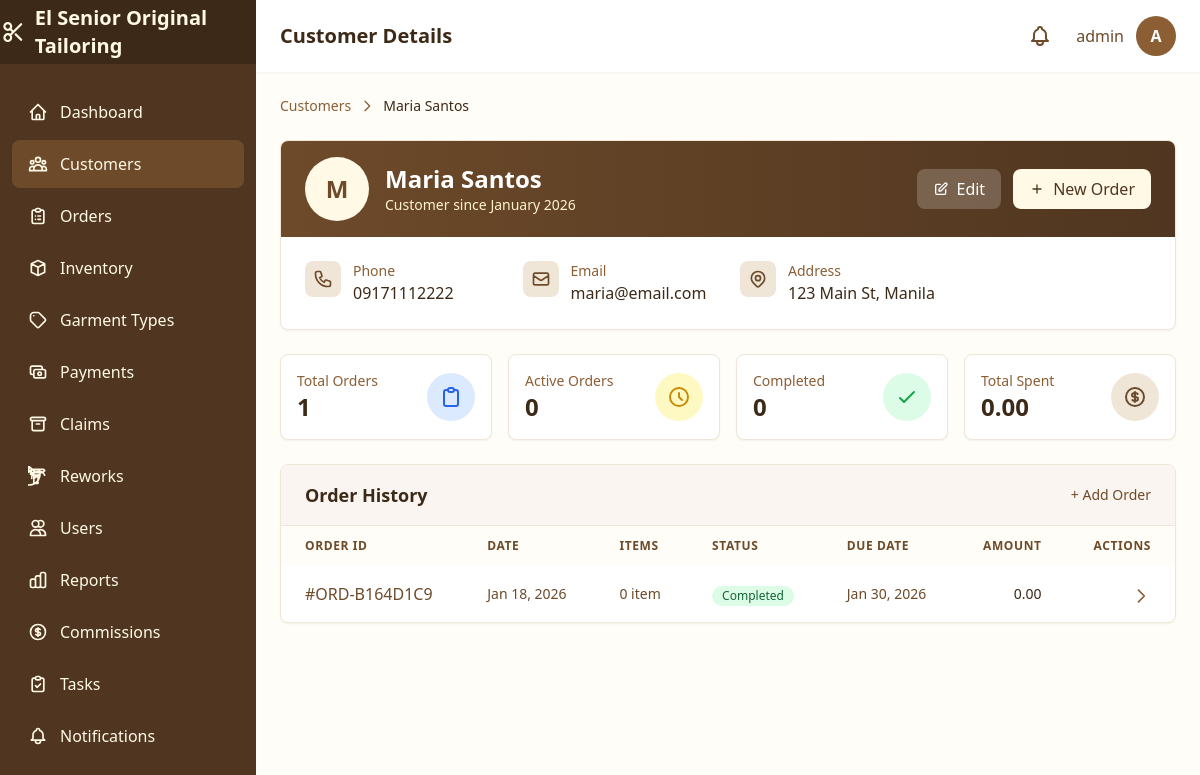
Page /customers/1/ (signed in) on the earlier database version.
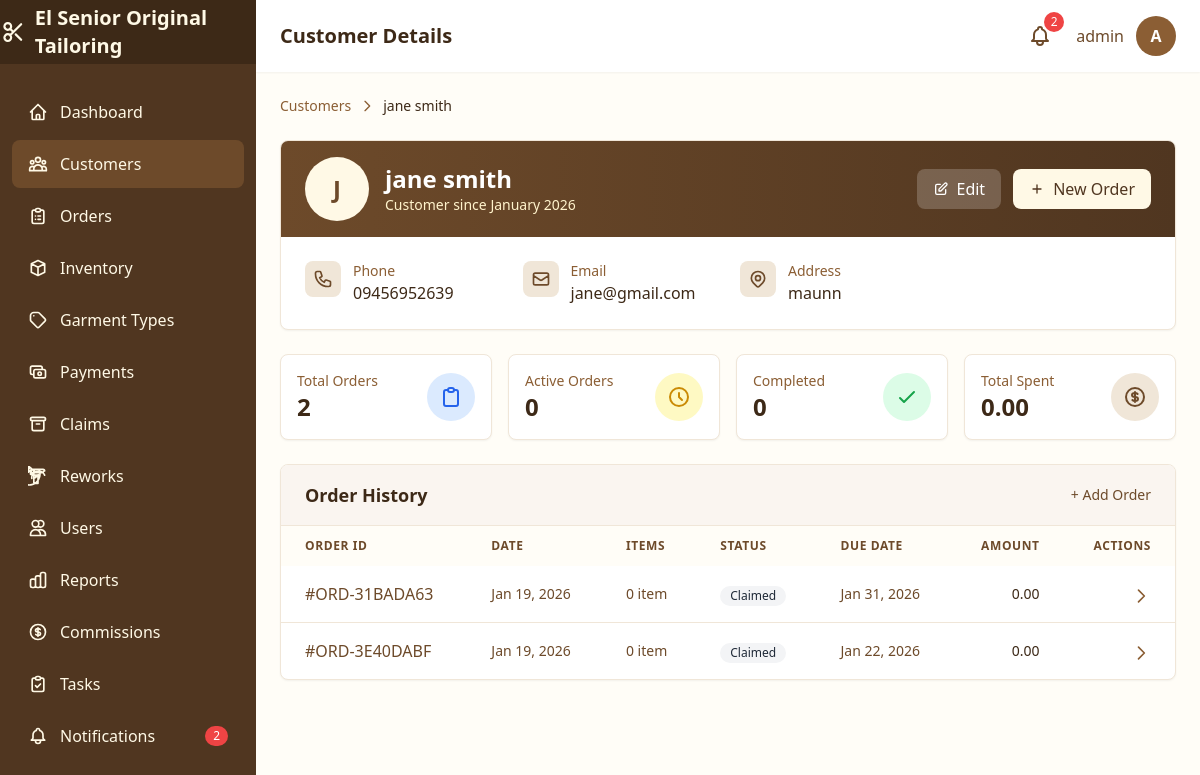
Same page on the later database version.
### core/models.py (models this page shows, shortened)
class Customer(models.Model):
    name = models.CharField(max_length=200)
    contact_number = models.CharField(max_length=20)
    address = models.TextField(blank=True)
    email = models.EmailField(blank=True)
    created_at = models.DateTimeField(auto_now_add=True)
    updated_at = models.DateTimeField(auto_now=True)
    class Meta:
        ordering = ['-created_at']

class Order(models.Model):
    STATUS_CHOICES = [
        ('pending', 'Pending'),
        ('in_progress', 'In Progress'),
        ('completed', 'Completed'),
        ('delivered', 'Claimed'),
        ('for_adjustment', 'For Adjustment/Rework'),
        ('ready_for_reclaim', 'Ready for Re-Claim'),
        ('cancelled', 'Cancelled'),
    ]
    order_number = models.CharField(max_length=50, unique=True, editable=False)
    customer = models.ForeignKey(
        Customer,
        on_delete=models.PROTECT,
        related_name='orders'
    )
    garment_type = models.ForeignKey(
        GarmentType,
        on_delete=models.PROTECT
    )
    fabric = models.ForeignKey(
        Fabric,
        on_delete=models.PROTECT
    )
    quantity = models.PositiveIntegerField(default=1)
    fabric_meters_used = models.DecimalField(
        max_digits=10,
        decimal_places=2
    )
    measurements = models.JSONField(default=dict, blank=True)
    special_instructions = models.TextField(blank=True)
    total_price = models.DecimalField(max_digits=10, decimal_places=2)
    deposit_amount = models.DecimalField(max_digits=10, decimal_places=2)
    balance_amount = models.DecimalField(max_digits=10, decimal_places=2)
    status = models.CharField(max_length=20, choices=STATUS_CHOICES, default='pending')
    order_date = models.DateTimeField(auto_now_add=True)
    due_date = models.DateField(null=True, blank=True)
    completed_date = models.DateTimeField(null=True, blank=True)
    created_by = models.ForeignKey(
        User,
        on_delete=models.SET_NULL,
        null=True,
        related_name='created_orders'
    )
    created_at = models.DateTimeField(auto_now_add=True)
    updated_at = models.DateTimeField(auto_now=True)
    class Meta:
        ordering = ['-created_at']

### core/views.py (the view)
    def wrapper(request, *args, **kwargs):
        if not request.user.is_authenticated:
            return redirect("login")
        if not hasattr(request.user, "profile") or not request.user.profile.is_admin:
            messages.error(request, "Admin access required.")
            return redirect("dashboard")
        return view_func(request, *args, **kwargs)

### core/context_processors.py (called while the page is built)
def shop_info(request):
    return {
        'SHOP_NAME': getattr(settings, 'SHOP_NAME', 'El Senior Original Tailoring'),
        'SHOP_ADDRESS': getattr(settings, 'SHOP_ADDRESS', ''),
        'SHOP_PHONE': getattr(settings, 'SHOP_PHONE', ''),
    }

def notifications(request):
    if not request.user.is_authenticated:
        return {
            'unread_notification_count': 0,
            'recent_notifications': [],
            'has_unread_notifications': False,
        }
    from .models import Notification
    unread_count = Notification.get_unread_count(request.user)
    recent_notifications = Notification.get_recent_notifications(request.user, limit=10)
    urgent_count = Notification.objects.filter(
        recipient=request.user,
        is_read=False,
        priority__in=['urgent', 'high']
    ).count()
    return {
        'unread_notification_count': unread_count,
        'recent_notifications': recent_notifications,
        'has_unread_notifications': unread_count > 0,
        'urgent_notification_count': urgent_count,
        'has_urgent_notifications': urgent_count > 0,
    }

### core/models.py (called while the page is built)
    @property
    def is_admin(self):
        return self.role == 'admin'

### templates/customers/detail.html (shortened to what the changed rows need)
{% extends 'base.html' %}
{% block page_title %}Customer Details{% endblock %}
{% block content %}
<div class="space-y-6">
    <nav>
        <ol class="flex items-center space-x-2 text-sm text-brown-500">
            <li>
                <a href="{% url 'customer_list' %}" class="hover:text-brown-700 transition-colors">Customers</a>
            </li>
            <li>
                <svg class="w-4 h-4" fill="none" stroke="currentColor" viewBox="0 0 24 24">
                    <path stroke-linecap="round" stroke-linejoin="round" stroke-width="2" d="M9 5l7 7-7 7"/>
                </svg>
            </li>
            <li class="text-brown-800 font-medium">{{ customer.name }}</li>
        </ol>
    </nav>
    <div class="bg-white rounded-lg shadow-sm border border-brown-100 overflow-hidden">
        <div class="px-6 py-4 bg-gradient-to-r from-brown-600 to-brown-700">
            <div class="flex items-center justify-between">
                <div class="flex items-center space-x-4">
                    <div class="w-16 h-16 bg-cream-100 rounded-full flex items-center justify-center text-brown-600 text-2xl font-bold">
                        {{ customer.name|slice:":1"|upper }}
                    </div>
                    <div>
                        <h2 class="text-2xl font-bold text-white">{{ customer.name }}</h2>
                        <p class="text-cream-200 text-sm">Customer since {{ customer.created_at|date:"F Y" }}</p>
                    </div>
                </div>
            </div>
        </div>
        <div class="p-6">
            <div class="grid grid-cols-1 md:grid-cols-2 lg:grid-cols-4 gap-6">
                <div class="flex items-start space-x-3">
                    <div>
                        <p class="text-sm text-brown-500">Phone</p>
                        <p class="text-brown-800 font-medium">{{ customer.contact_number }}</p>
                    </div>
                </div>
                <div class="flex items-start space-x-3">
                    <div>
                        <p class="text-sm text-brown-500">Email</p>
                        <p class="text-brown-800 font-medium">{{ customer.email|default:"Not provided" }}</p>
                    </div>
                </div>
                <div class="flex items-start space-x-3 md:col-span-2">
                    <div>
                        <p class="text-sm text-brown-500">Address</p>
                        <p class="text-brown-800 font-medium">{{ customer.address|default:"Not provided"|linebreaksbr }}</p>
                    </div>
                </div>
            </div>
        </div>
    </div>
    <div class="grid grid-cols-1 sm:grid-cols-2 lg:grid-cols-4 gap-4">
        <div class="bg-white rounded-lg shadow-sm p-4 border border-brown-100">
            <div class="flex items-center justify-between">
                <div>
                    <p class="text-sm font-medium text-brown-500">Total Orders</p>
                    <p class="text-2xl font-bold text-brown-800">{{ orders.count|default:"0" }}</p>
                </div>
            </div>
        </div>
    </div>
    <div class="bg-white rounded-lg shadow-sm border border-brown-100 overflow-hidden">
        {% if orders %}
        <div class="overflow-x-auto">
            <table class="w-full">
                <thead class="bg-cream-50">
                    <tr>
                        <th class="px-6 py-3 text-left text-xs font-semibold text-brown-600 uppercase tracking-wider">Order ID</th>
                        <th class="px-6 py-3 text-left text-xs font-semibold text-brown-600 uppercase tracking-wider">Date</th>
                        <th class="px-6 py-3 text-left text-xs font-semibold text-brown-600 uppercase tracking-wider">Items</th>
                        <th class="px-6 py-3 text-left text-xs font-semibold text-brown-600 uppercase tracking-wider">Status</th>
                        <th class="px-6 py-3 text-left text-xs font-semibold text-brown-600 uppercase tracking-wider">Due Date</th>
                        <th class="px-6 py-3 text-right text-xs font-semibold text-brown-600 uppercase tracking-wider">Amount</th>
                        <th class="px-6 py-3 text-right text-xs font-semibold text-brown-600 uppercase tracking-wider">Actions</th>
                    </tr>
                </thead>
                <tbody class="divide-y divide-brown-100">
                    {% for order in orders %}
                    <tr class="hover:bg-cream-50 transition-colors">
                        <td class="px-6 py-4 whitespace-nowrap">
                            <a href="{% url 'order_detail' order.pk %}" class="text-brown-600 hover:text-brown-800 font-medium">
                                #{{ order.order_number|default:order.pk }}
                            </a>
                        </td>
                        <td class="px-6 py-4 whitespace-nowrap text-sm text-brown-600">
                            {{ order.created_at|date:"M j, Y" }}
                        </td>
                        <td class="px-6 py-4 whitespace-nowrap text-sm text-brown-600">
                            {{ order.items.count|default:"0" }} item{{ order.items.count|pluralize }}
                        </td>
                        <td class="px-6 py-4 whitespace-nowrap">
                            <span class="inline-flex items-center px-2.5 py-0.5 rounded-full text-xs font-medium
                                {% if order.status == 'completed' or order.status == 'claimed' %}
                                    bg-green-100 text-green-800
                                {% elif order.status == 'in_progress' %}
                                    bg-blue-100 text-blue-800
                                {% elif order.status == 'pending' %}
                                    bg-yellow-100 text-yellow-800
                                {% elif order.status == 'cancelled' %}
                                    bg-red-100 text-red-800
                                {% else %}
                                    bg-gray-100 text-gray-800
                                {% endif %}">
                                {{ order.get_status_display|default:order.status|title }}
                            </span>
                        </td>
                        <td class="px-6 py-4 whitespace-nowrap text-sm text-brown-600">
                            {{ order.due_date|date:"M j, Y"|default:"-" }}
                        </td>
                        <td class="px-6 py-4 whitespace-nowrap text-sm text-brown-800 font-medium text-right">
                            {{ order.total_amount|default:"0.00" }}
                        </td>
                        <td class="px-6 py-4 whitespace-nowrap text-right">
                            <a href="{% url 'order_detail' order.pk %}" class="text-brown-500 hover:text-brown-700">
                                <svg class="w-5 h-5 inline" fill="none" stroke="currentColor" viewBox="0 0 24 24">
                                    <path stroke-linecap="round" stroke-linejoin="round" stroke-width="2" d="M9 5l7 7-7 7"/>
                                </svg>
                            </a>
                        </td>
                    </tr>
                    {% endfor %}
                </tbody>
            </table>
        </div>
        {% endif %}
    </div>
</div>
{% endblock %}

### templates/base.html (shortened to what the changed rows need)
<!DOCTYPE html>
<html lang="en">
<head>
    {% load static %}
    <script src="{% static 'js/tailwind.js' %}"></script>
</head>
<body class="bg-cream-50 min-h-screen">
    {% block body %}
    {% if user.is_authenticated %}
    <div x-data="{ sidebarOpen: false }" class="flex h-screen overflow-hidden">
        <aside :class="sidebarOpen ? 'translate-x-0' : '-translate-x-full'"
               class="fixed inset-y-0 left-0 z-30 w-64 bg-brown-700 transform transition-transform duration-300 ease-in-out lg:translate-x-0 lg:static lg:inset-auto no-print">
            <nav class="mt-6 px-3">
                <div class="space-y-1">
                    <a href="{% url 'notification_list' %}"
                       class="flex items-center px-4 py-3 text-cream-100 rounded-lg hover:bg-brown-600 transition-colors {% if 'notifications' in request.path %}bg-brown-600{% endif %}">
                        Notifications
                        {% if unread_notification_count > 0 %}
                        <span class="ml-auto bg-red-500 text-white text-xs rounded-full px-2 py-0.5">{{ unread_notification_count }}</span>
                        {% endif %}
                    </a>
                </div>
            </nav>
        </aside>
        <div class="flex-1 flex flex-col overflow-hidden">
            <header class="bg-white shadow-sm z-10 no-print">
                <div class="flex items-center justify-between px-6 py-4">
                    <h1 class="text-xl font-semibold text-brown-800">{% block page_title %}Dashboard{% endblock %}</h1>
                    <div class="flex items-center gap-4">
                        <div x-data="{ notifOpen: false }" class="relative">
                            <button @click="notifOpen = !notifOpen"
                                    @click.away="notifOpen = false"
                                    class="relative p-2 text-brown-600 hover:text-brown-800 hover:bg-cream-100 rounded-full focus:outline-none transition-colors"
                                    hx-get="{% url 'notification_dropdown' %}"
                                    hx-trigger="click"
                                    hx-target="#notification-dropdown-content"
                                    hx-swap="innerHTML">
                                {% if unread_notification_count > 0 %}
                                <span class="absolute -top-1 -right-1 bg-red-500 text-white text-xs rounded-full h-5 w-5 flex items-center justify-center animate-pulse">
                                    {{ unread_notification_count|default:0 }}
                                </span>
                                {% endif %}
                            </button>
                        </div>
                </div>
            </header>
            <main class="flex-1 overflow-y-auto p-6">
                {% block content %}{% endblock %}
            </main>
        </div>
    </div>
    {% else %}
    {% block unauthenticated_content %}{% endblock %}
    {% endif %}
    {% endblock %}
</body>
</html>

Differences in the rows shown:
removed Order: order_number "ORD-B164D1C9", created_at "Jan 18, 2026", items.count "0", status "Completed", due_date "Jan 30, 2026", total_amount "0.00"
changed Customer: name "Maria Santos" → "jane smith"; name "M" → "J"; contact_number "09171112222" → "09456952639"; email "maria@email.com" → "jane@gmail.com"; address "123 Main St, Manila" → "maunn"
added Order: order_number "ORD-31BADA63", created_at "Jan 19, 2026", items.count "0", status "Claimed", due_date "Jan 31, 2026", total_amount "0.00"
added Order: order_number "ORD-3E40DABF", created_at "Jan 19, 2026", items.count "0", status "Claimed", due_date "Jan 22, 2026", total_amount "0.00"
Other differences:
{{ unread_notification_count }}: (not shown) → "2"
{{ unread_notification_count|default:0 }}: (not shown) → "2"
{{ orders.count|default:"0" }}: "1" → "2"
